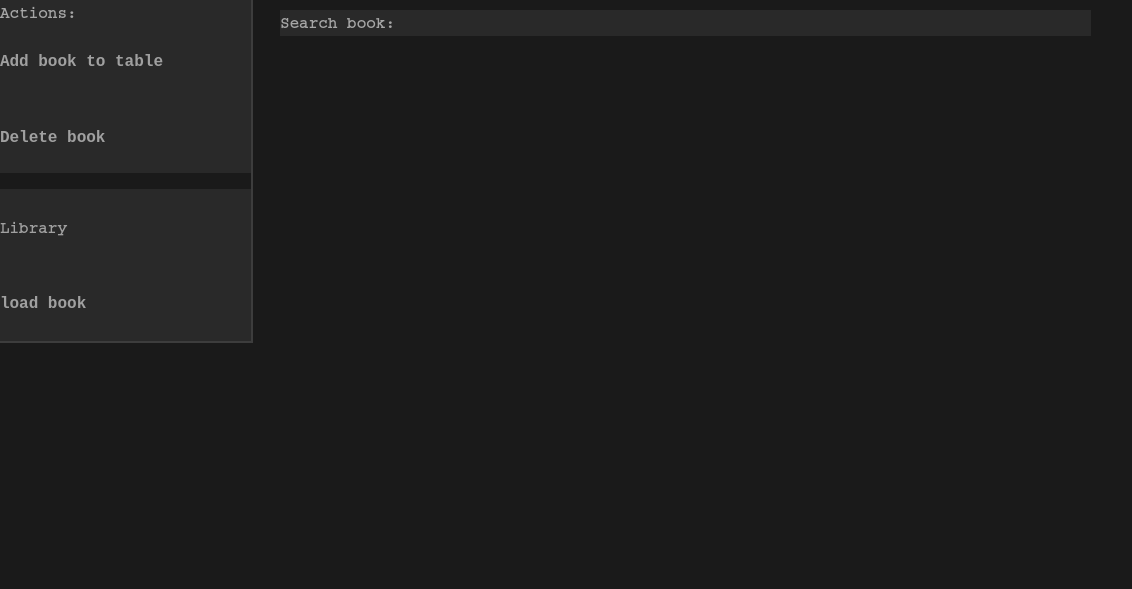
<?xml version="1.0" encoding="UTF-8"?>
<ui version="4.0">
 <class>MainWindow</class>
 <widget class="QMainWindow" name="MainWindow">
  <property name="enabled">
   <bool>true</bool>
  </property>
  <property name="geometry">
   <rect>
    <x>0</x>
    <y>0</y>
    <width>1132</width>
    <height>589</height>
   </rect>
  </property>
  <property name="sizePolicy">
   <sizepolicy hsizetype="Expanding" vsizetype="Expanding">
    <horstretch>0</horstretch>
    <verstretch>0</verstretch>
   </sizepolicy>
  </property>
  <property name="minimumSize">
   <size>
    <width>1132</width>
    <height>589</height>
   </size>
  </property>
  <property name="maximumSize">
   <size>
    <width>1132</width>
    <height>589</height>
   </size>
  </property>
  <property name="windowTitle">
   <string>MyLib</string>
  </property>
  <property name="windowIcon">
   <iconset resource="../icon.qrc">
    <normaloff>:/icon/resources/icons/library_books_FILL0_wght400_GRAD0_opsz24.png</normaloff>:/icon/resources/icons/library_books_FILL0_wght400_GRAD0_opsz24.png</iconset>
  </property>
  <property name="styleSheet">
   <string notr="true">QWidget
{
background-color: rgb(26,26,26);
}
QTableCornerButton::section
{
background-color: rgb(46, 46, 46); 
}

QScrollBar:vertical {

  border: none;
  background-color: rgb(46, 46, 46);
  width: 15px;
  margin: 21px 0 21px 0;
}

QScrollBar::handle:vertical {
  border: 2px solid rgb(61, 61, 61);
  background-color: rgb(20, 20, 20);
  min-height: 25px;

}

 QScrollBar::add-line:vertical {
    border: none;
  background-color: rgb(20, 20, 20);
    height: 20px;
    subcontrol-position: bottom;
    subcontrol-origin: margin;
}

QScrollBar::sub-line:vertical {
    border: none;
    background-color: rgb(20, 20, 20);
    height: 20px;
    subcontrol-position: top;
    subcontrol-origin: margin;
}


  QScrollBar::add-page:vertical, QScrollBar::sub-page:vertical {
      background: none;
  }

QScrollBar::up-arrow:vertical
{
  image: url(:/BarIcon/Icons/uparrow.png);
}

QScrollBar::down-arrow:vertical
{
  image: url(:/BarIcon/Icons/downarrow.png);
}

QScrollBar:horizontal {
  border: none;
  background-color: rgb(46, 46, 46);
    height: 15px;
    margin: 0px 21px 0 21px;
 }

 QScrollBar::handle:horizontal {
    border: 2px solid rgb(61, 61, 61);
    background-color: rgb(20, 20, 20);
    min-width: 25px;
 }

QScrollBar::add-line:horizontal {
    border: none;
  background-color: rgb(20, 20, 20);
    height: 20px;
	width: 20px;
    subcontrol-position: right;
    subcontrol-origin: margin;
 }

 QScrollBar::sub-line:horizontal {
  border: none;
    background-color: rgb(20, 20, 20);
	width: 20px;
    height: 20px;
    subcontrol-position: left;
    subcontrol-origin: margin;
 }




 QScrollBar:left-arrow:horizontal
{
  image: url(:/BarIcon/Icons/leftarrow.png);
}

QScrollBar::right-arrow:horizontal 
{
  image: url(:/BarIcon/Icons/rightarrow.png);
}

QScrollBar::add-page:horizontal, QScrollBar::sub-page:horizontal {
     background: none;
}</string>
  </property>
  <property name="unifiedTitleAndToolBarOnMac">
   <bool>false</bool>
  </property>
  <widget class="QWidget" name="centralwidget">
   <property name="enabled">
    <bool>true</bool>
   </property>
   <widget class="QLabel" name="label">
    <property name="geometry">
     <rect>
      <x>-10</x>
      <y>-1090</y>
      <width>263</width>
      <height>1433</height>
     </rect>
    </property>
    <property name="sizePolicy">
     <sizepolicy hsizetype="Maximum" vsizetype="Maximum">
      <horstretch>0</horstretch>
      <verstretch>2</verstretch>
     </sizepolicy>
    </property>
    <property name="styleSheet">
     <string notr="true">background-color: rgb(41,41,41);
border: 2px solid black;
border-color: rgb(61, 61, 61);</string>
    </property>
    <property name="text">
     <string/>
    </property>
   </widget>
   <widget class="QWidget" name="verticalLayoutWidget_2">
    <property name="geometry">
     <rect>
      <x>0</x>
      <y>4</y>
      <width>251</width>
      <height>171</height>
     </rect>
    </property>
    <layout class="QVBoxLayout" name="verticalLayout_2">
     <property name="spacing">
      <number>0</number>
     </property>
     <item>
      <widget class="QLabel" name="Login_2">
       <property name="enabled">
        <bool>false</bool>
       </property>
       <property name="sizePolicy">
        <sizepolicy hsizetype="Preferred" vsizetype="Maximum">
         <horstretch>0</horstretch>
         <verstretch>0</verstretch>
        </sizepolicy>
       </property>
       <property name="font">
        <font>
         <family>Courier</family>
         <pointsize>12</pointsize>
         <weight>75</weight>
         <bold>true</bold>
        </font>
       </property>
       <property name="styleSheet">
        <string notr="true">color: rgb(166, 166, 166);
background-color: rgb(41,41,41);
border: none;
margin: 0px;
padding: 0px;</string>
       </property>
       <property name="text">
        <string>Actions:</string>
       </property>
      </widget>
     </item>
     <item>
      <widget class="QPushButton" name="new_book">
       <property name="sizePolicy">
        <sizepolicy hsizetype="Minimum" vsizetype="Preferred">
         <horstretch>0</horstretch>
         <verstretch>0</verstretch>
        </sizepolicy>
       </property>
       <property name="font">
        <font>
         <family>Courier New</family>
         <pointsize>12</pointsize>
         <weight>75</weight>
         <bold>true</bold>
         <stylestrategy>PreferDefault</stylestrategy>
         <kerning>true</kerning>
        </font>
       </property>
       <property name="autoFillBackground">
        <bool>false</bool>
       </property>
       <property name="styleSheet">
        <string notr="true">QPushButton {
color: rgb(160, 160, 160);
background-color: rgb(41,41,41);
text-align: left;
border: none;
margin: 0px;
padding: 0px;
}
QPushButton:hover {
color: rgb(160, 160, 160);
background-color: rgb(70, 70, 70);
}
QPushButton:pressed {
background-color: rgb(30,30,30);
}</string>
       </property>
       <property name="text">
        <string>Add book to table</string>
       </property>
       <property name="icon">
        <iconset resource="../icon.qrc">
         <normaloff>:/icon/resources/icons/book_FILL0_wght400_GRAD0_opsz24.png</normaloff>:/icon/resources/icons/book_FILL0_wght400_GRAD0_opsz24.png</iconset>
       </property>
       <property name="iconSize">
        <size>
         <width>50</width>
         <height>50</height>
        </size>
       </property>
      </widget>
     </item>
     <item>
      <widget class="QPushButton" name="Delete_book">
       <property name="sizePolicy">
        <sizepolicy hsizetype="Minimum" vsizetype="Preferred">
         <horstretch>0</horstretch>
         <verstretch>0</verstretch>
        </sizepolicy>
       </property>
       <property name="font">
        <font>
         <family>Courier New</family>
         <pointsize>12</pointsize>
         <weight>75</weight>
         <bold>true</bold>
         <stylestrategy>PreferDefault</stylestrategy>
         <kerning>true</kerning>
        </font>
       </property>
       <property name="styleSheet">
        <string notr="true">QPushButton {
color: rgb(160, 160, 160);
background-color: rgb(41,41,41);
text-align: left;
border: none;
margin: 0px;
padding: 0px;
}
QPushButton:hover {
color: rgb(160, 160, 160);
background-color: rgb(70, 70, 70);
}
QPushButton:pressed {
background-color: rgb(30,30,30);
}</string>
       </property>
       <property name="text">
        <string>Delete book</string>
       </property>
       <property name="icon">
        <iconset resource="../icon.qrc">
         <normaloff>:/icon/resources/icons/delete_FILL0_wght400_GRAD0_opsz24.png</normaloff>:/icon/resources/icons/delete_FILL0_wght400_GRAD0_opsz24.png</iconset>
       </property>
       <property name="iconSize">
        <size>
         <width>50</width>
         <height>50</height>
        </size>
       </property>
      </widget>
     </item>
    </layout>
   </widget>
   <widget class="QWidget" name="verticalLayoutWidget">
    <property name="geometry">
     <rect>
      <x>280</x>
      <y>40</y>
      <width>811</width>
      <height>481</height>
     </rect>
    </property>
    <layout class="QVBoxLayout" name="verticalLayout">
     <item>
      <widget class="QTableWidget" name="bookTable">
       <property name="font">
        <font>
         <pointsize>10</pointsize>
        </font>
       </property>
       <property name="styleSheet">
        <string notr="true">QTableView
{
border: none;
margin: 0px;
padding: 0px;
}

QHeaderView
 {
	color: rgb(165, 165, 165);
    background-color: rgb(46, 46, 46);
	text-align: center;
	border: none;
	margin: 0px;
	padding: 0px;
}

QHeaderView::section
 {
	color: rgb(165, 165, 165);
    background-color: rgb(46, 46, 46);
	text-align: center;
	border: none;
	margin: 0px;
	padding: 0px;
}

QHeaderView::section:hover
 {
	color: rgb(165, 165, 165);
	background-color: rgb(70, 70, 70);
	text-align: center;
	border: none;
	margin: 0px;
	padding: 0px;
}

QHeaderView::section:pressed
 {
	color: rgb(165, 165, 165);
	background-color: rgb(30, 30, 30);
	text-align: center;
	border: none;
	margin: 0px;
	padding: 0px;
}


QTableView::item 
{   
    color: rgb(166, 166, 166);        
}

        
QTableView::item:selected
{   
    background-color: rgb(61, 61, 61);     
}
</string>
       </property>
       <property name="horizontalScrollBarPolicy">
        <enum>Qt::ScrollBarAsNeeded</enum>
       </property>
       <property name="autoScroll">
        <bool>false</bool>
       </property>
       <property name="autoScrollMargin">
        <number>10</number>
       </property>
       <property name="horizontalScrollMode">
        <enum>QAbstractItemView::ScrollPerItem</enum>
       </property>
      </widget>
     </item>
    </layout>
   </widget>
   <widget class="QWidget" name="horizontalLayoutWidget">
    <property name="geometry">
     <rect>
      <x>280</x>
      <y>10</y>
      <width>811</width>
      <height>26</height>
     </rect>
    </property>
    <layout class="QHBoxLayout" name="horizontalLayout">
     <property name="spacing">
      <number>0</number>
     </property>
     <item>
      <widget class="QLabel" name="search_label">
       <property name="enabled">
        <bool>false</bool>
       </property>
       <property name="sizePolicy">
        <sizepolicy hsizetype="Maximum" vsizetype="Expanding">
         <horstretch>0</horstretch>
         <verstretch>0</verstretch>
        </sizepolicy>
       </property>
       <property name="font">
        <font>
         <family>Courier</family>
         <pointsize>12</pointsize>
         <weight>75</weight>
         <bold>true</bold>
        </font>
       </property>
       <property name="styleSheet">
        <string notr="true">color: rgb(166, 166, 166);
background-color: rgb(41,41,41);
border: none;
margin: 0px;
padding: 0px;</string>
       </property>
       <property name="text">
        <string>Search book:</string>
       </property>
       <property name="scaledContents">
        <bool>false</bool>
       </property>
      </widget>
     </item>
     <item>
      <widget class="QLineEdit" name="search_line">
       <property name="sizePolicy">
        <sizepolicy hsizetype="Minimum" vsizetype="Minimum">
         <horstretch>0</horstretch>
         <verstretch>0</verstretch>
        </sizepolicy>
       </property>
       <property name="font">
        <font>
         <pointsize>11</pointsize>
        </font>
       </property>
       <property name="styleSheet">
        <string notr="true">color: rgb(166, 166, 166);
background-color: rgb(41,41,41);
border: none;
margin: 0px;
padding: 0px;</string>
       </property>
       <property name="text">
        <string/>
       </property>
      </widget>
     </item>
    </layout>
   </widget>
   <widget class="QWidget" name="verticalLayoutWidget_3">
    <property name="geometry">
     <rect>
      <x>0</x>
      <y>190</y>
      <width>251</width>
      <height>151</height>
     </rect>
    </property>
    <layout class="QVBoxLayout" name="verticalLayout_3">
     <property name="spacing">
      <number>0</number>
     </property>
     <item>
      <widget class="QPushButton" name="Select_book">
       <property name="sizePolicy">
        <sizepolicy hsizetype="Minimum" vsizetype="Preferred">
         <horstretch>0</horstretch>
         <verstretch>0</verstretch>
        </sizepolicy>
       </property>
       <property name="font">
        <font>
         <family>Courier</family>
         <pointsize>12</pointsize>
         <weight>75</weight>
         <bold>true</bold>
         <stylestrategy>PreferDefault</stylestrategy>
         <kerning>true</kerning>
        </font>
       </property>
       <property name="styleSheet">
        <string notr="true">QPushButton {
color: rgb(160, 160, 160);
background-color: rgb(41,41,41);
text-align: left;
border: none;
margin: 0px;
padding: 0px;
}
QPushButton:hover {
color: rgb(160, 160, 160);
background-color: rgb(70, 70, 70);
}
QPushButton:pressed {
background-color: rgb(30,30,30);
}</string>
       </property>
       <property name="text">
        <string>Library</string>
       </property>
       <property name="icon">
        <iconset resource="../icon.qrc">
         <normaloff>:/icon/resources/icons/menu_book_FILL0_wght400_GRAD0_opsz24.png</normaloff>:/icon/resources/icons/menu_book_FILL0_wght400_GRAD0_opsz24.png</iconset>
       </property>
       <property name="iconSize">
        <size>
         <width>50</width>
         <height>50</height>
        </size>
       </property>
      </widget>
     </item>
     <item>
      <widget class="QPushButton" name="load_book">
       <property name="sizePolicy">
        <sizepolicy hsizetype="Minimum" vsizetype="Preferred">
         <horstretch>0</horstretch>
         <verstretch>0</verstretch>
        </sizepolicy>
       </property>
       <property name="font">
        <font>
         <family>Courier New</family>
         <pointsize>12</pointsize>
         <weight>75</weight>
         <bold>true</bold>
         <stylestrategy>PreferDefault</stylestrategy>
         <kerning>true</kerning>
        </font>
       </property>
       <property name="styleSheet">
        <string notr="true">QPushButton {
color: rgb(160, 160, 160);
background-color: rgb(41,41,41);
text-align: left;
border: none;
margin: 0px;
padding: 0px;
}
QPushButton:hover {
color: rgb(160, 160, 160);
background-color: rgb(70, 70, 70);
}
QPushButton:pressed {
background-color: rgb(30,30,30);
}</string>
       </property>
       <property name="text">
        <string>load book</string>
       </property>
       <property name="icon">
        <iconset resource="../icon.qrc">
         <normaloff>:/icon/resources/icons/ios_share_FILL0_wght400_GRAD0_opsz24.png</normaloff>:/icon/resources/icons/ios_share_FILL0_wght400_GRAD0_opsz24.png</iconset>
       </property>
       <property name="iconSize">
        <size>
         <width>50</width>
         <height>50</height>
        </size>
       </property>
      </widget>
     </item>
    </layout>
   </widget>
   <widget class="QLabel" name="label_2">
    <property name="geometry">
     <rect>
      <x>0</x>
      <y>173</y>
      <width>251</width>
      <height>16</height>
     </rect>
    </property>
    <property name="text">
     <string/>
    </property>
   </widget>
  </widget>
 </widget>
 <resources>
  <include location="../icons.qrc"/>
  <include location="../icon.qrc"/>
 </resources>
 <connections/>
</ui>
